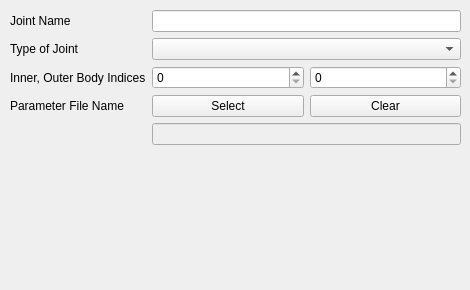
               <widget class="QWidget" name="tab_3">
                <attribute name="title">
                 <string>Tab 1</string>
                </attribute>
                <widget class="QWidget" name="verticalLayoutWidget_4">
                 <property name="geometry">
                  <rect>
                   <x>10</x>
                   <y>10</y>
                   <width>451</width>
                   <height>271</height>
                  </rect>
                 </property>
                 <layout class="QVBoxLayout" name="verticalLayout_29">
                  <item>
                   <layout class="QGridLayout" name="gridLayout_2">
                    <item row="1" column="1">
                     <widget class="QComboBox" name="spc_cur_joint_type"/>
                    </item>
                    <item row="2" column="1">
                     <layout class="QHBoxLayout" name="horizontalLayout_24">
                      <item>
                       <widget class="QSpinBox" name="spc_cur_joint_in"/>
                      </item>
                      <item>
                       <widget class="QSpinBox" name="spc_cur_joint_out"/>
                      </item>
                     </layout>
                    </item>
                    <item row="1" column="0">
                     <widget class="QLabel" name="label_37">
                      <property name="text">
                       <string>Type of Joint</string>
                      </property>
                     </widget>
                    </item>
                    <item row="0" column="1">
                     <widget class="QLineEdit" name="spc_cur_joint_name"/>
                    </item>
                    <item row="3" column="0">
                     <widget class="QLabel" name="label_44">
                      <property name="text">
                       <string>Parameter File Name</string>
                      </property>
                     </widget>
                    </item>
                    <item row="0" column="0">
                     <widget class="QLabel" name="label_5">
                      <property name="text">
                       <string>Joint Name</string>
                      </property>
                     </widget>
                    </item>
                    <item row="2" column="0">
                     <widget class="QLabel" name="label_35">
                      <property name="text">
                       <string>Inner, Outer Body Indices</string>
                      </property>
                      <property name="wordWrap">
                       <bool>true</bool>
                      </property>
                     </widget>
                    </item>
                    <item row="4" column="1">
                     <widget class="QLineEdit" name="spc_cur_joint_param_file">
                      <property name="enabled">
                       <bool>false</bool>
                      </property>
                     </widget>
                    </item>
                    <item row="3" column="1">
                     <layout class="QHBoxLayout" name="horizontalLayout_73">
                      <item>
                       <widget class="QPushButton" name="spc_cur_joint_param_select">
                        <property name="text">
                         <string>Select</string>
                        </property>
                        <property name="autoDefault">
                         <bool>false</bool>
                        </property>
                       </widget>
                      </item>
                      <item>
                       <widget class="QPushButton" name="spc_cur_joint_param_clear">
                        <property name="text">
                         <string>Clear</string>
                        </property>
                        <property name="autoDefault">
                         <bool>false</bool>
                        </property>
                       </widget>
                      </item>
                     </layout>
                    </item>
                    <item row="5" column="1">
                     <spacer name="verticalSpacer_2">
                      <property name="orientation">
                       <enum>Qt::Vertical</enum>
                      </property>
                      <property name="sizeHint" stdset="0">
                       <size>
                        <width>20</width>
                        <height>40</height>
                       </size>
                      </property>
                     </spacer>
                    </item>
                   </layout>
                  </item>
                 </layout>
                </widget>
               </widget>
